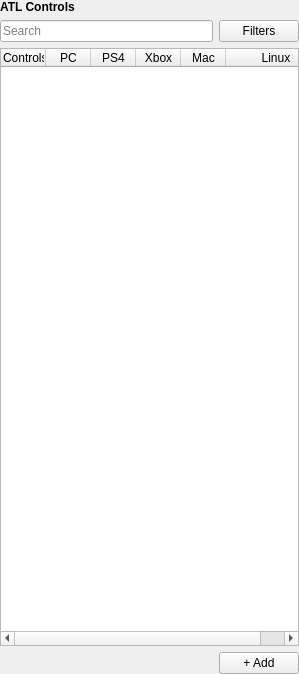
<?xml version="1.0" encoding="UTF-8"?>
<ui version="4.0">
 <class>ATLControlsPanel</class>
 <widget class="QWidget" name="ATLControlsPanel">
  <property name="geometry">
   <rect>
    <x>0</x>
    <y>0</y>
    <width>299</width>
    <height>674</height>
   </rect>
  </property>
  <property name="windowTitle">
   <string>ATL Controls Panel</string>
  </property>
  <property name="icon" stdset="0">
   <iconset resource="AudioControlsBrowserUI.qrc">
    <normaloff>:/Icons/Load_Icon.png</normaloff>:/Icons/Load_Icon.png</iconset>
  </property>
  <property name="text" stdset="0">
   <string>Reload</string>
  </property>
  <layout class="QVBoxLayout" name="verticalLayout">
   <property name="leftMargin">
    <number>0</number>
   </property>
   <property name="topMargin">
    <number>0</number>
   </property>
   <property name="rightMargin">
    <number>0</number>
   </property>
   <property name="bottomMargin">
    <number>0</number>
   </property>
   <item>
    <widget class="QLabel" name="label_27">
     <property name="minimumSize">
      <size>
       <width>0</width>
       <height>0</height>
      </size>
     </property>
     <property name="text">
      <string>&lt;html&gt;&lt;head/&gt;&lt;body&gt;&lt;p&gt;&lt;span style=&quot; font-weight:600;&quot;&gt;ATL Controls&lt;/span&gt;&lt;/p&gt;&lt;/body&gt;&lt;/html&gt;</string>
     </property>
    </widget>
   </item>
   <item>
    <layout class="QHBoxLayout" name="horizontalLayout_27">
     <item>
      <widget class="QLineEdit" name="m_pInternalListFilter">
       <property name="toolTip">
        <string>Show only controls with this name</string>
       </property>
       <property name="alignment">
        <set>Qt::AlignLeading|Qt::AlignLeft|Qt::AlignVCenter</set>
       </property>
       <property name="placeholderText">
        <string>Search</string>
       </property>
      </widget>
     </item>
     <item>
      <widget class="QPushButton" name="m_pFiltersButton">
       <property name="enabled">
        <bool>true</bool>
       </property>
       <property name="toolTip">
        <string>Filter controls by type</string>
       </property>
       <property name="text">
        <string>Filters</string>
       </property>
       <property name="checkable">
        <bool>false</bool>
       </property>
       <property name="flat">
        <bool>false</bool>
       </property>
      </widget>
     </item>
    </layout>
   </item>
   <item>
    <widget class="QAudioControlTreeWidget" name="m_pInternalControlTree">
     <property name="enabled">
      <bool>true</bool>
     </property>
     <property name="autoScroll">
      <bool>true</bool>
     </property>
     <property name="editTriggers">
      <set>QAbstractItemView::EditKeyPressed|QAbstractItemView::SelectedClicked</set>
     </property>
     <property name="dragEnabled">
      <bool>true</bool>
     </property>
     <property name="dragDropMode">
      <enum>QAbstractItemView::DragDrop</enum>
     </property>
     <property name="defaultDropAction">
      <enum>Qt::MoveAction</enum>
     </property>
     <property name="alternatingRowColors">
      <bool>false</bool>
     </property>
     <property name="selectionMode">
      <enum>QAbstractItemView::ExtendedSelection</enum>
     </property>
     <property name="indentation">
      <number>15</number>
     </property>
     <property name="rootIsDecorated">
      <bool>true</bool>
     </property>
     <property name="sortingEnabled">
      <bool>true</bool>
     </property>
     <property name="animated">
      <bool>false</bool>
     </property>
     <property name="columnCount">
      <number>6</number>
     </property>
     <attribute name="headerDefaultSectionSize">
      <number>45</number>
     </attribute>
     <attribute name="headerMinimumSectionSize">
      <number>10</number>
     </attribute>
     <attribute name="headerShowSortIndicator" stdset="0">
      <bool>false</bool>
     </attribute>
     <attribute name="headerStretchLastSection">
      <bool>false</bool>
     </attribute>
     <column>
      <property name="text">
       <string>Controls</string>
      </property>
     </column>
     <column>
      <property name="text">
       <string>PC</string>
      </property>
      <property name="textAlignment">
       <set>AlignHCenter|AlignVCenter|AlignCenter</set>
      </property>
     </column>
     <column>
      <property name="text">
       <string notr="true">PS4</string>
      </property>
      <property name="textAlignment">
       <set>AlignHCenter|AlignVCenter|AlignCenter</set>
      </property>
     </column>
     <column>
      <property name="text">
       <string>Xbox</string>
      </property>
      <property name="textAlignment">
       <set>AlignHCenter|AlignVCenter|AlignCenter</set>
      </property>
     </column>
     <column>
      <property name="text">
       <string>Mac</string>
      </property>
      <property name="textAlignment">
       <set>AlignHCenter|AlignVCenter|AlignCenter</set>
      </property>
     </column>
     <column>
      <property name="text">
       <string>Linux</string>
      </property>
      <property name="textAlignment">
       <set>AlignHCenter|AlignVCenter|AlignCenter</set>
      </property>
     </column>
    </widget>
   </item>
   <item>
    <layout class="QHBoxLayout" name="horizontalLayout_28">
     <property name="spacing">
      <number>2</number>
     </property>
     <property name="leftMargin">
      <number>0</number>
     </property>
     <property name="topMargin">
      <number>0</number>
     </property>
     <property name="rightMargin">
      <number>0</number>
     </property>
     <property name="bottomMargin">
      <number>0</number>
     </property>
     <item>
      <spacer name="horizontalSpacer_11">
       <property name="orientation">
        <enum>Qt::Horizontal</enum>
       </property>
       <property name="sizeHint" stdset="0">
        <size>
         <width>0</width>
         <height>20</height>
        </size>
       </property>
      </spacer>
     </item>
     <item>
      <widget class="QPushButton" name="m_pAddButton">
       <property name="toolTip">
        <string>Add new folder or control</string>
       </property>
       <property name="text">
        <string>+ Add</string>
       </property>
      </widget>
     </item>
    </layout>
   </item>
  </layout>
 </widget>
 <customwidgets>
  <customwidget>
   <class>QAudioControlTreeWidget</class>
   <extends>QTreeWidget</extends>
   <header>qaudiocontroltreewidget.h</header>
   <slots>
    <slot>SetFilter(QString)</slot>
    <slot>SetHideConnected(bool)</slot>
    <slot>SelectedControlNameEdited(QString)</slot>
    <slot>SetControlTypeFilter(QString)</slot>
    <slot>SelectedControlEditingFinished()</slot>
   </slots>
  </customwidget>
 </customwidgets>
 <resources>
  <include location="AudioControlsBrowserUI.qrc"/>
 </resources>
 <connections/>
 <slots>
  <signal>CurrentControlNameChanged(QString)</signal>
  <signal>CurrentControlEditingFinished()</signal>
  <slot>Reload()</slot>
  <slot>SelectedInternalControlChanged(QTreeWidgetItem*,QTreeWidgetItem*)</slot>
  <slot>UpdateAddConnectionMenu(int)</slot>
  <slot>SelectedConnectionChanged(QListWidgetItem*,QListWidgetItem*)</slot>
  <slot>Save()</slot>
  <slot>NewLibrary()</slot>
  <slot>CreateSwitchControl()</slot>
  <slot>CreateTriggerControl()</slot>
  <slot>CreateRTPCControl()</slot>
  <slot>AddEnvironmentsLibrary()</slot>
  <slot>CreateEnvironmentsControl()</slot>
  <slot>UpdateSelectedConnection()</slot>
  <slot>AddPreloadLibrary()</slot>
  <slot>CreatePreloadControl()</slot>
  <slot>CurrentConnectionGroupChanged(QString)</slot>
  <slot>SetScopeForCurrentControl(QString)</slot>
  <slot>SetSelectedControlName(QString)</slot>
  <slot>SetAutoLoadForCurrentControl(bool)</slot>
  <slot>UpdateControlData()</slot>
  <slot>ShowExtraColumns(bool)</slot>
 </slots>
</ui>
